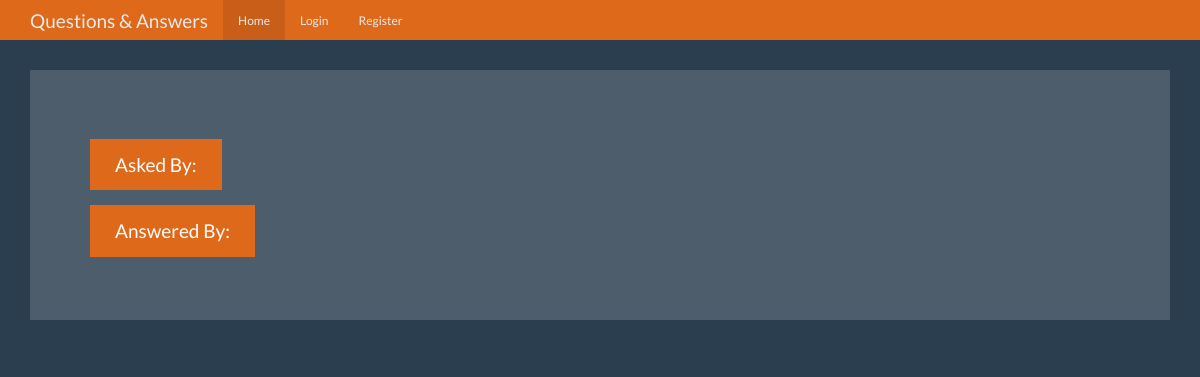
The app's page /question/3, older data.
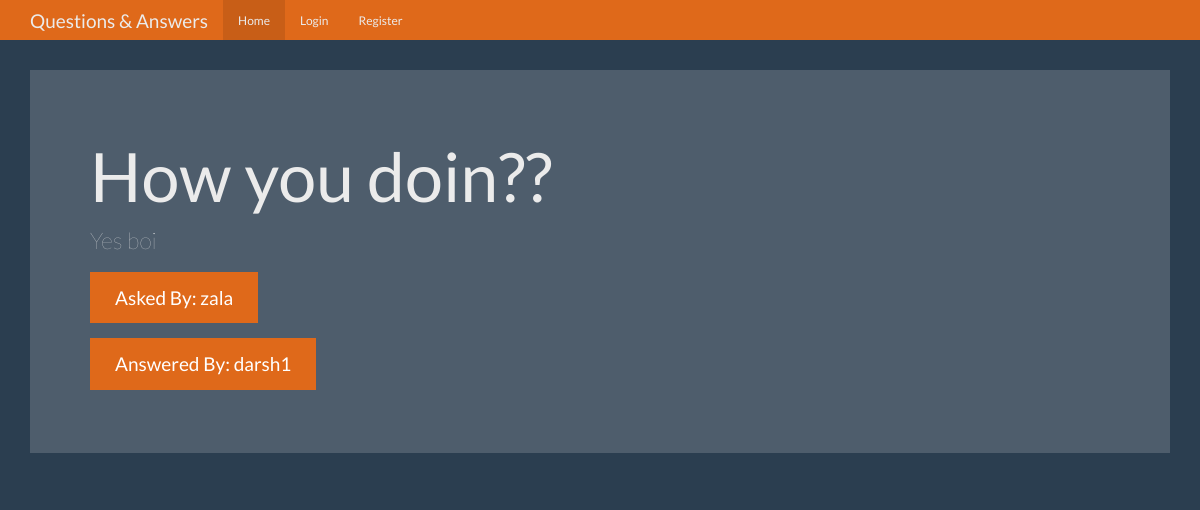
The same page, newer data.
### tables this page shows
CREATE TABLE questions(id integer primary key autoincrement,
    question_text text not null,
    answer_text text,
    asked_by integer not null,
    expert_id integer not null);

CREATE TABLE users(
    id integer primary key autoincrement,
    name text not null,
    password text not null,
    expert boolean not null,
    admin boolean not null
);

### app.py (the view)
@app.route('/question/<id>')
def question(id):
    user = get_current_user()
    db = get_db()
    cur = db.execute('select questions.question_text,questions.answer_text,askers.name as asker_name,experts.name as expert_name from questions \
        join users as askers on askers.id = questions.asked_by \
            join users as experts on experts.id = questions.expert_id where questions.id = ?',[id])
    result = cur.fetchone()
    return render_template('question.html',user = user,answer = result)

### app.py (called while the page is built)
def get_current_user():
    user_result = None
    if 'user' in session:
        user = session['user']
        db = get_db()
        cur = db.execute("select id,name,password,expert,admin from users where name = ?",[user])
        user_result = cur.fetchone()
    return user_result

### database.py (called while the page is built)
def connect_db():
    sql = sqlite3.connect('questions.db')
    sql.row_factory = sqlite3.Row
    return sql

def get_db():
    if not hasattr(g,'sqlite_db'):
        g.sqlite_db = connect_db()
    return g.sqlite_db

### templates/question.html (shortened to what this page needs)
<!DOCTYPE html>
<html lang="en">
  <head>
    <link href="{{ url_for('static',filename = 'bootstrap.min.css') }}" rel="stylesheet">
    <link href="{{ url_for('static',filename = 'theme.css') }}" rel="stylesheet">
  </head>
  <body>
    <nav class="navbar navbar-inverse navbar-fixed-top">
      <div class="container">
        <div class="navbar-header">
          <a class="navbar-brand" href="#">Questions & Answers</a>
        </div>
        <div id="navbar" class="navbar-collapse collapse">
          <ul class="nav navbar-nav">
            <li class="active"><a href="{{url_for('index')}}">Home</a></li>
            {% if not user %}
            <li><a href="{{url_for('login')}}">Login</a></li>
            <li><a href="{{url_for('register')}}">Register</a></li>
            {% endif %}
          </ul>
        </div>
      </div>
    </nav>
    <div class="container theme-showcase" role="main">
      <div class="jumbotron">
        <h1>{{answer['question_text']}}</h1>
        <p>{{answer['answer_text']}}</p>
        <p><a class="btn btn-primary btn-lg">Asked By: {{answer['asker_name']}}</a></p>
        <p><a class="btn btn-primary btn-lg">Answered By: {{answer['expert_name']}}</a></p>
      </div>
    </div>
  </body>
</html>

Row changes from the older to the newer data that the page shows:
added questions: question_text "How you doin??", answer_text "Yes boi"
now on this page (row unchanged): users: asker_name "zala"
now on this page (row unchanged): users: expert_name "darsh1"
